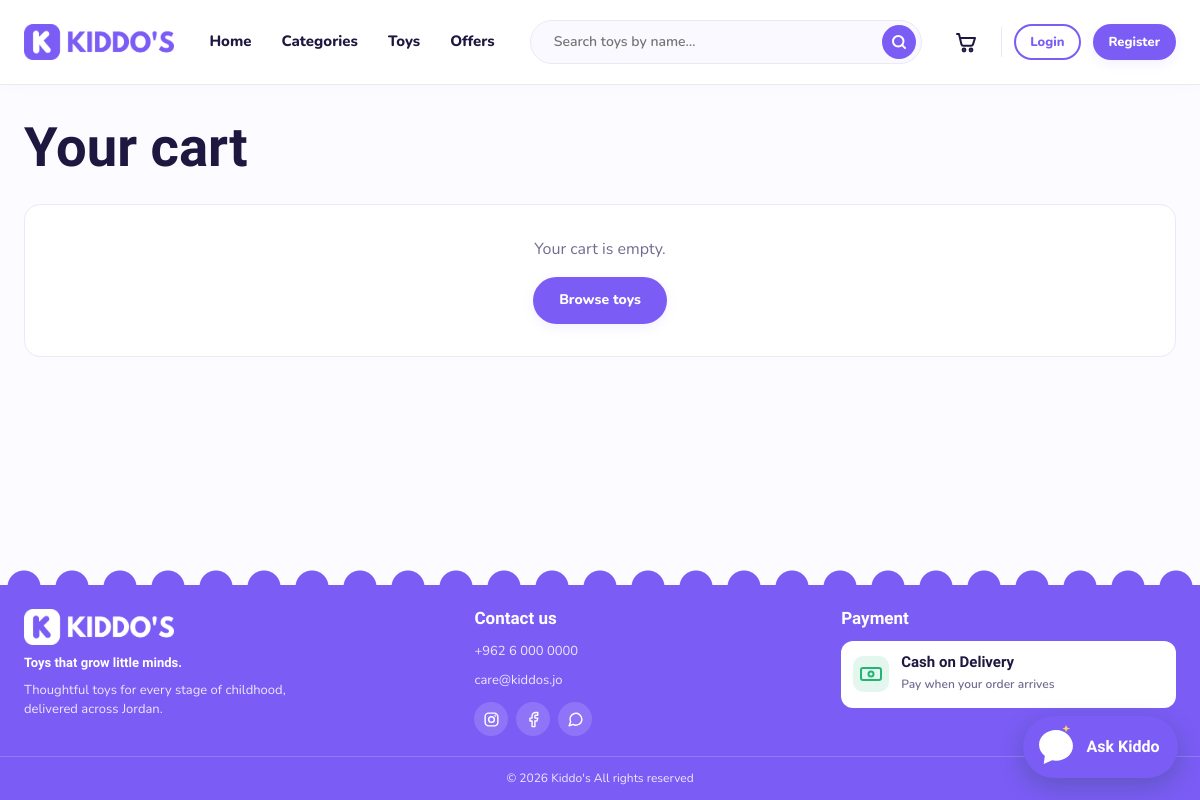
Before: /cart/index.php with the older database file.
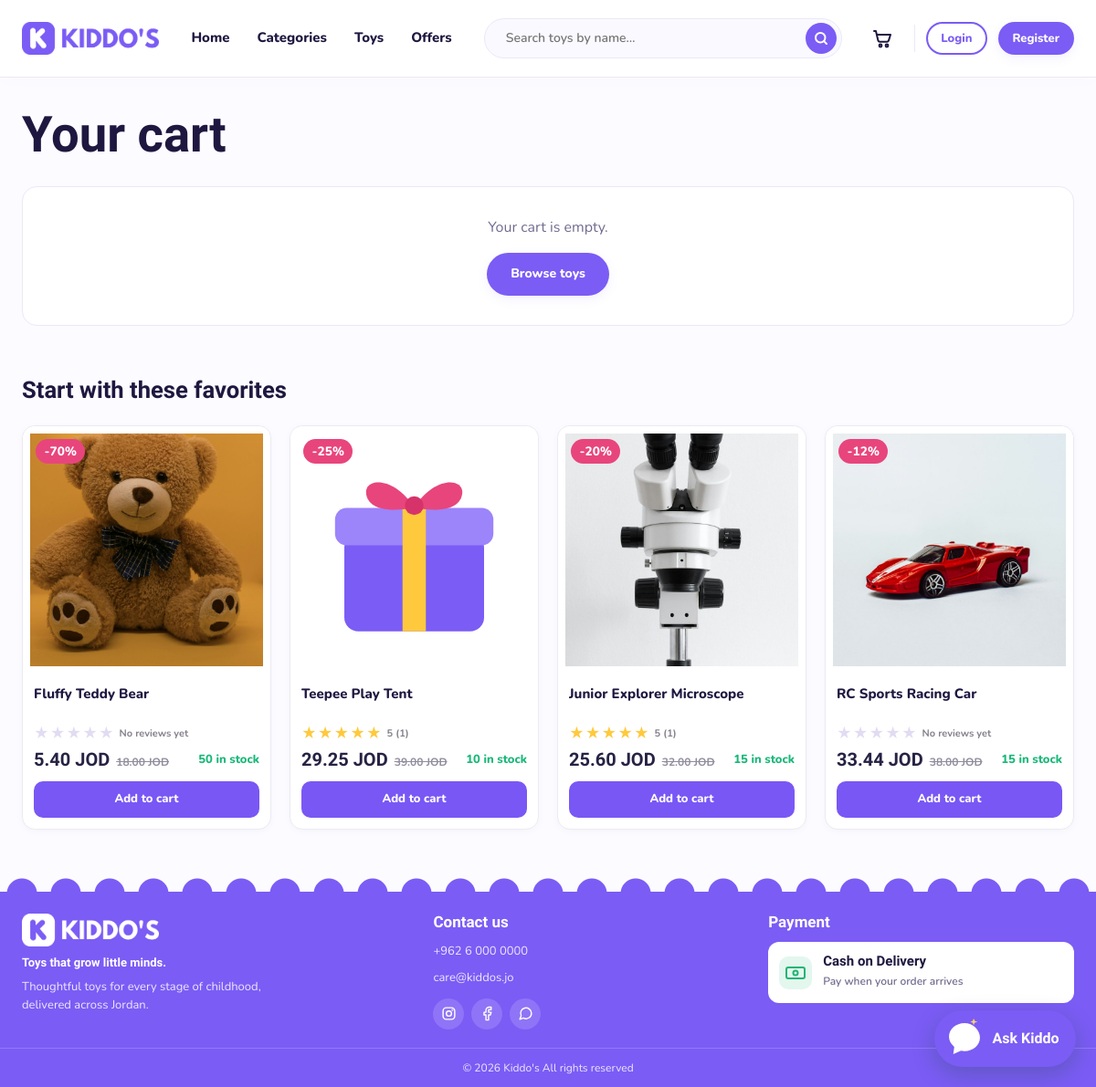
After: the same page with the newer database file.
### tables this page shows
CREATE TABLE IF NOT EXISTS `products` (
  `id` int(10) UNSIGNED NOT NULL AUTO_INCREMENT,
  `category_id` int(10) UNSIGNED NOT NULL,
  `name` varchar(120) NOT NULL,
  `description` text NOT NULL,
  `instructions` text DEFAULT NULL,
  `price` decimal(8,2) NOT NULL,
  `stock` int(10) UNSIGNED NOT NULL DEFAULT 0,
  `gender` enum('girls','boys','unisex') NOT NULL DEFAULT 'unisex',
  `min_age` tinyint(3) UNSIGNED NOT NULL,
  `max_age` tinyint(3) UNSIGNED NOT NULL,
  `image` varchar(255) DEFAULT NULL,
  `is_active` tinyint(1) NOT NULL DEFAULT 1,
  `created_at` datetime NOT NULL DEFAULT current_timestamp(),
  `updated_at` datetime NOT NULL DEFAULT current_timestamp() ON UPDATE current_timestamp(),
  PRIMARY KEY (`id`),
  KEY `idx_products_filters` (`category_id`,`gender`,`min_age`,`max_age`)
);

### classes/Cart.php (called while the page is built, shortened)
<?php
require_once __DIR__ . '/ToyCatalog.php';
require_once __DIR__ . '/../includes/shop_functions.php';
class Cart
{
    private PDO $pdo;
    public function __construct(PDO $pdo)
    {
        $this->pdo = $pdo;
    }
    public function getSuggestions(int $limit = 4): array
    {
        $catalog = new ToyCatalog($this->pdo);
        $toys    = array_merge($catalog->getDiscountedToys(8), $catalog->getNewArrivals(8));
        $suggestions = [];
        foreach ($toys as $toy) {
            $id = (int) $toy['id'];
            $suggestions[$id] = $toy;
            if (count($suggestions) === $limit) {
                break;
            }
        }
        return array_values($suggestions);
    }
}

### classes/ToyCatalog.php (called while the page is built, shortened)
<?php
class ToyCatalog
{
    private PDO $pdo;
    public function __construct(PDO $pdo)
    {
        $this->pdo = $pdo;
    }
    public function getDiscountedToys(int $limit = 4): array
    {
        $sql = "SELECT * FROM (" . self::CARD_SELECT . ") AS toys
                WHERE discount_pct > 0
                ORDER BY discount_pct DESC, id DESC
                LIMIT " . max(1, $limit);
        return $this->pdo->query($sql)->fetchAll();
    }
    public function getNewArrivals(int $limit = 4): array
    {
        $sql = self::CARD_SELECT . " ORDER BY p.created_at DESC, p.id DESC LIMIT " . max(1, $limit);
        return $this->pdo->query($sql)->fetchAll();
    }
}

### includes/toy_card.php (the view, shortened to what the rows shown need)
<?php
$cardMode     = $cardMode ?? 'landing';
$isShopCard   = $cardMode === 'shop';
$images       = !empty($cardImages) ? array_values($cardImages) : shopToyImages($toy);
$price        = (float) $toy['price'];
$finalPrice   = shopFinalPrice($toy);
$hasDiscount  = $finalPrice < $price;
$rating       = round((float) $toy['avg_rating'], 1);
$reviewCount  = (int) $toy['review_count'];
$stock        = (int) $toy['stock'];
$detailsUrl   = BASE_URL . '/products/details.php?id=' . (int) $toy['id'];
$tints        = ['tint-yellow', 'tint-purple', 'tint-peach', 'tint-pink', 'tint-mint', 'tint-blue'];
$tint         = $tints[(int) $toy['category_id'] % count($tints)];
?>
<article class="toy-card">
    <div class="toy-card-media <?= $tint ?>" <?= count($images) > 1 ? 'data-card-gallery' : '' ?>>
        <?php if ($isShopCard && $hasDiscount): ?>
            <span class="toy-badge">-<?= rtrim(rtrim(number_format((float) $toy['discount_pct'], 2), '0'), '.') ?>%</span>
        <?php endif; ?>
        <span class="toy-card-circle">
            <?php foreach ($images as $i => $url): ?>
                <img src="<?= htmlspecialchars($url) ?>" alt="<?= htmlspecialchars($toy['name']) ?>"
                     class="<?= $i === 0 ? 'is-shown' : '' ?>" loading="lazy" width="220" height="220">
            <?php endforeach; ?>
        </span>
    </div>
    <div class="toy-card-body">
        <h3 class="toy-card-name">
            <a class="toy-card-link" href="<?= $detailsUrl ?>"><?= htmlspecialchars($toy['name']) ?></a>
        </h3>
        <span class="toy-rating">
            <?= shopStars($rating) ?>
            <span class="toy-rating-text"><?= $reviewCount > 0 ? $rating . ' (' . $reviewCount . ')' : 'No reviews yet' ?></span>
        </span>
        <div class="toy-card-foot">
            <span class="toy-price">
                <strong><?= shopMoney($finalPrice) ?></strong>
                <?php if ($hasDiscount): ?>
                    <del><?= shopMoney($price) ?></del>
                <?php endif; ?>
            </span>
            <span class="toy-stock <?= $stock > 0 ? '' : 'is-out' ?>">
                    <?= $stock > 0 ? $stock . ' in stock' : 'Out of stock' ?>
                </span>
        </div>
        <form class="toy-card-cart" action="<?= BASE_URL ?>/cart/add.php" method="post">
                <button class="btn btn-primary btn-block" type="submit" <?= $stock > 0 ? '' : 'disabled' ?>>
                    <?= $stock > 0 ? 'Add to cart' : 'Out of stock' ?>
                </button>
            </form>
    </div>
</article>

### cart/index.php (shortened to what the rows shown need)
<?php
require_once __DIR__ . '/../includes/init.php';
require_once __DIR__ . '/../classes/Cart.php';
$cart     = new Cart($pdo);
$details  = $cart->getDetails();
$items    = $details['items'];
$suggestions = $cart->getSuggestions();
require_once __DIR__ . '/../includes/shop_header.php';
?>
<section class="container cart-page">
    <div class="cart-heading">
        <h1>Your cart</h1>
    </div>
    <?php if ($suggestions): ?>
        <section class="cart-suggestions">
            <h2><?= empty($items) ? 'Start with these favorites' : 'More toys to grow little minds' ?></h2>
            <div class="toy-grid">
                <?php foreach ($suggestions as $toy): ?>
                    <?php
                    $cardMode     = 'shop';
                    require __DIR__ . '/../includes/toy_card.php';
                    ?>
                <?php endforeach; ?>
            </div>
        </section>
    <?php endif; ?>
</section>
<?php require_once __DIR__ . '/../includes/footer.php'; ?>

### includes/shop_functions.php (shortened to what the rows shown need)
<?php
function shopImageUrl(?string $path): string
{
    $path = trim((string) $path);
    $relative = ltrim($path, '/');
    if (!is_file(dirname(__DIR__) . '/' . $relative)) {
        return BASE_URL . '/assets/images/toy-placeholder.svg';
    }
    return BASE_URL . '/' . $relative;
}
function shopToyImages(array $toy, array $extraPaths = []): array
{
    $urls = [];
    foreach (array_merge([(string) ($toy['image'] ?? '')], $extraPaths) as $path) {
        if (trim((string) $path) !== '') {
            $urls[shopImageUrl($path)] = true;
        }
    }
    return $urls ? array_keys($urls) : [shopCategoryIllustration($toy['category_name'] ?? '')];
}
function shopFinalPrice(array $toy): float
{
    $price    = (float) $toy['price'];
    $discount = (float) ($toy['discount_pct'] ?? 0);
    return $discount > 0 ? round($price * (1 - $discount / 100), 2) : $price;
}
function shopMoney(float $amount): string
{
    return number_format($amount, 2) . ' JOD';
}
function shopStars(float $rating): string
{
    $rating = max(0, min(5, round($rating, 1)));
    return '<span class="stars" style="--rating: ' . $rating . '" role="img" aria-label="Rated '
        . $rating . ' out of 5"></span>';
}

Changed rows visible on the page:
added products: discount_pct "70", image (picture), name "Fluffy Teddy Bear", $rating 0 (drawn), shows "No reviews yet", finalPrice "5.40 JOD", price "18.00 JOD", stock "50", shows "Add to cart"
added products: discount_pct "25", shows a picture, name "Teepee Play Tent", reviewCount "1", finalPrice "29.25 JOD", price "39.00 JOD", stock "10", shows "Add to cart"
added products: discount_pct "20", image (picture), name "Junior Explorer Microscope", reviewCount "1", finalPrice "25.60 JOD", price "32.00 JOD", stock "15", shows "Add to cart"
added products: discount_pct "12", image (picture), name "RC Sports Racing Car", $rating 0 (drawn), shows "No reviews yet", finalPrice "33.44 JOD", price "38.00 JOD", stock "15", shows "Add to cart"
Other visible differences:
text now shown: "Start with these favorites"
